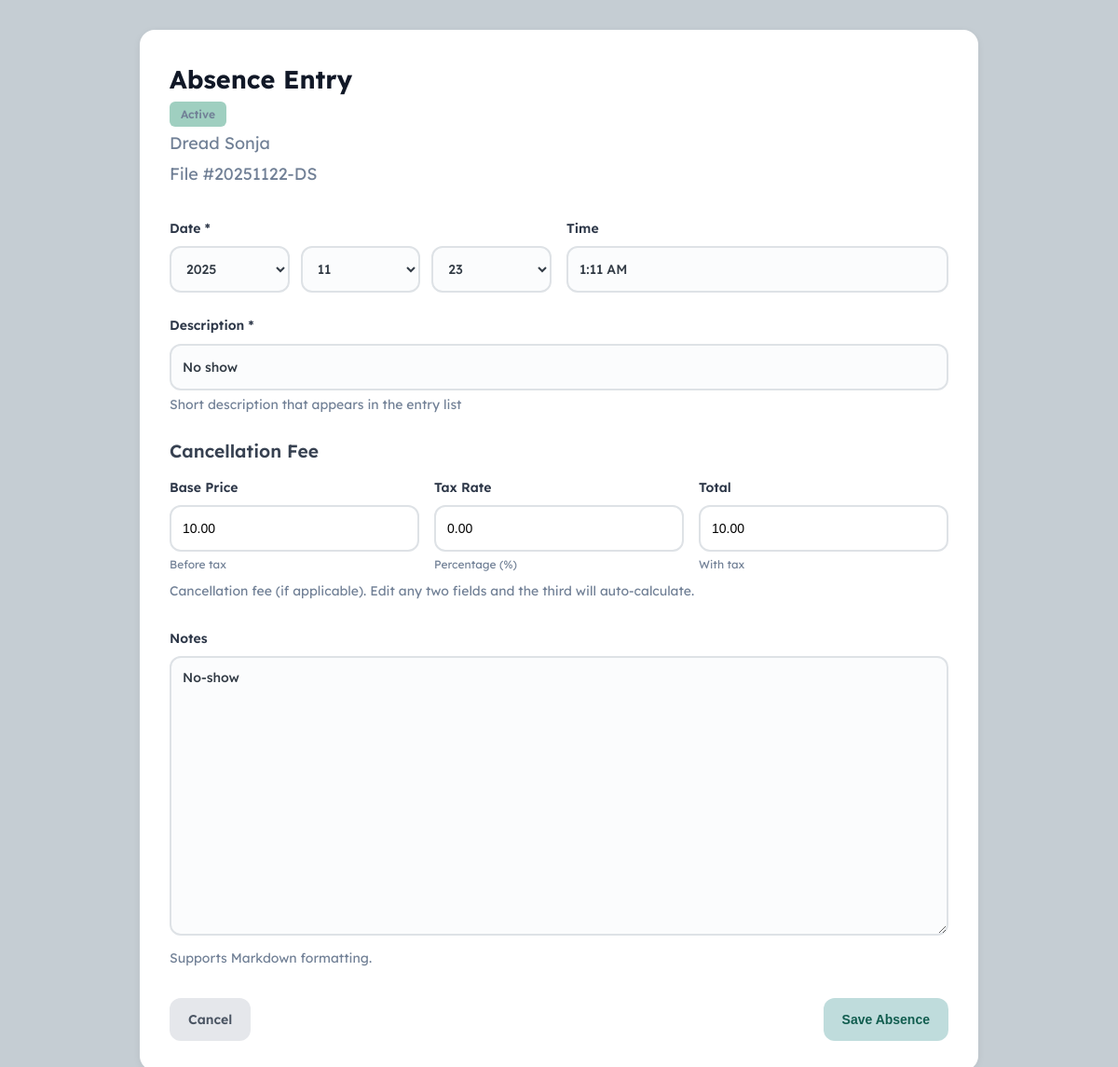
Page /client/2/absence/19 on the committed database.
### tables this page shows
CREATE TABLE client_types (
                id INTEGER PRIMARY KEY AUTOINCREMENT,
                name TEXT UNIQUE NOT NULL,
                color TEXT NOT NULL,
                color_name TEXT,
                bubble_color TEXT,
                retention_period INTEGER,
                is_system INTEGER DEFAULT 0,
                is_system_locked INTEGER DEFAULT 0,
                created_at INTEGER NOT NULL,
                modified_at INTEGER NOT NULL
            );

CREATE TABLE clients (
                id INTEGER PRIMARY KEY AUTOINCREMENT,
                file_number TEXT UNIQUE NOT NULL,
                first_name TEXT NOT NULL,
                middle_name TEXT,
                last_name TEXT NOT NULL,
                type_id INTEGER NOT NULL,
                session_offset INTEGER DEFAULT 0,
                created_at INTEGER NOT NULL,
                modified_at INTEGER NOT NULL,
                is_deleted INTEGER DEFAULT 0,
                FOREIGN KEY (type_id) REFERENCES client_types(id)
            );

CREATE TABLE entries (
                id INTEGER PRIMARY KEY AUTOINCREMENT,
                client_id INTEGER,
                class TEXT NOT NULL,
                created_at INTEGER NOT NULL,
                modified_at INTEGER NOT NULL,
                
                -- Common fields
                description TEXT,
                content TEXT,
                
                -- Profile-specific fields
                email TEXT,
                phone TEXT,
                home_phone TEXT,
                work_phone TEXT,
                text_number TEXT,
                address TEXT,
                date_of_birth TEXT,
                preferred_contact TEXT,
                ok_to_leave_message TEXT,
                emergency_contact_name TEXT,
                emergency_contact_phone TEXT,
                emergency_contact_relationship TEXT,
                referral_source TEXT,
                additional_info TEXT,
                
                -- Profile fee fields (primary individual session fees)
                fee_override_base REAL,
                fee_override_tax_rate REAL,
                fee_override_total REAL,
                default_session_duration INTEGER,
                
                -- Profile guardian/billing fields
                is_minor INTEGER DEFAULT 0,
                guardian1_name TEXT,
                guardian1_email TEXT,
                guardian1_phone TEXT,
                guardian1_address TEXT,
                guardian1_pays_percent INTEGER DEFAULT 100,
                has_guardian2 INTEGER DEFAULT 0,
                guardian2_name TEXT,
                guardian2_email TEXT,
                guardian2_phone TEXT,
                guardian2_address TEXT,
                guardian2_pays_percent INTEGER DEFAULT 0,
                
                -- Session-specific fields
                modality TEXT,
                format TEXT,
                session_number INTEGER,
                service TEXT,
                session_date INTEGER,
                session_time TEXT,
                duration INTEGER,
                base_fee REAL,
                tax_rate REAL,
                fee REAL,
                is_consultation INTEGER DEFAULT 0,
                is_pro_bono INTEGER DEFAULT 0,
                mood TEXT,
                affect TEXT,
                risk_assessment TEXT,
                
                -- Communication-specific fields
                comm_recipient TEXT,
                comm_type TEXT,
                comm_date INTEGER,
                comm_time TEXT,
                
                -- Absence-specific fields
                absence_date INTEGER,
                absence_time TEXT,
                
                -- Item-specific fields
                item_date INTEGER,
                item_time TEXT,
                base_price REAL,
                
                -- Upload-specific fields
                upload_date INTEGER,
                upload_time TEXT,
                
                 -- Ledger-specific fields (Income/Expense entries)
                ledger_date INTEGER,
                ledger_type TEXT,
                source TEXT,
                payee_id INTEGER,
                category_id INTEGER,
                base_amount REAL,
                tax_amount REAL,
                total_amount REAL,
                statement_id INTEGER,
                
                -- Statement-specific fields
                statement_total REAL,
                payment_status TEXT,
                payment_notes TEXT,
                date_sent INTEGER,
                date_paid INTEGER,
                is_void INTEGER DEFAULT 0,
                
                -- Edit tracking
                edit_history TEXT,
                locked INTEGER DEFAULT 0,
                locked_at INTEGER,
                
                FOREIGN KEY (client_id) REFERENCES clients(id)
            );

### web/blueprints/entries.py (the view, shortened to what this page needs)
@entries_bp.route('/client/<int:client_id>/absence/<int:entry_id>', methods=['GET', 'POST'])
def edit_absence(client_id, entry_id):
    client = db.get_client(client_id)
    if not client:
        return "Client not found", 404
    client_type = db.get_client_type(client['type_id'])
    absence = db.get_entry(entry_id)
    if not absence or absence['class'] != 'absence':
        return "Absence not found", 404
    absence_date = datetime.fromtimestamp(absence['absence_date']).strftime('%Y-%m-%d') if absence.get('absence_date') else None
    is_locked = db.is_entry_locked(entry_id)
    edit_history = db.get_edit_history(entry_id) if is_locked else []
    return render_template('entry_forms/absence.html',
                        client=client,
                        client_type=client_type,
                        entry=absence,
                        absence_date=absence_date,
                        is_edit=True,
                        is_locked=is_locked,
                        edit_history=edit_history)

### web/templates/entry_forms/absence.html (shortened to what this page needs)
{% extends "base.html" %}
{% block extra_css %}
<link rel="stylesheet" href="{{ url_for('static', filename='css/absence.css') }}">
{% endblock %}
{% block content %}
<div class="card" style="max-width: 900px; margin: 0 auto;">
    <div style="display: flex; justify-content: space-between; align-items: start; margin-bottom: 2rem;">
        <div>
            <h2>Absence Entry</h2>
            <div style="color: #718096;">
                <div style="margin-bottom: 0.25rem;">
                    <span class="type-badge" style="background-color: {{ client_type['color'] }}">
                        {{ client_type['name'] }}
                    </span>
                </div>
                <div style="margin-bottom: 0.25rem;">
                    {{ client['first_name'] }} {% if client['middle_name'] %}{{ client['middle_name'] }}{% endif %} {{ client['last_name'] }}
                </div>
                <div>
                    File #{{ client['file_number'] }}
                </div>
            </div>
        </div>
    </div>
    <form method="POST">
        <div style="display: grid; grid-template-columns: 1fr 1fr; gap: 1rem; margin-bottom: 1.5rem;">
            <div class="form-group" style="margin-bottom: 0;">
                <label for="absence_date">Date *</label>
                <div class="date-input-group">
                    <select id="date_year" name="date_year" required>
                        {% for year in range(2025, 2019, -1) %}
                        <option value="{{ year }}" {% if entry and absence_date and absence_date[:4] == year|string %}selected{% elif not is_edit and today[:4] == year|string %}selected{% endif %}>{{ year }}</option>
                        {% endfor %}
                    </select>
                    <select id="date_month" name="date_month" required>
                        {% for month in range(1, 13) %}
                        <option value="{{ '%02d'|format(month) }}" {% if entry and absence_date and absence_date[5:7] == '%02d'|format(month) %}selected{% elif not is_edit and today[5:7] == '%02d'|format(month) %}selected{% endif %}>{{ '%02d'|format(month) }}</option>
                        {% endfor %}
                    </select>
                    <select id="date_day" name="date_day" required>
                        {% for day in range(1, 32) %}
                        <option value="{{ '%02d'|format(day) }}" {% if entry and absence_date and absence_date[8:10] == '%02d'|format(day) %}selected{% elif not is_edit and today[8:10] == '%02d'|format(day) %}selected{% endif %}>{{ '%02d'|format(day) }}</option>
                        {% endfor %}
                    </select>
                </div>
            </div>
            <div class="form-group" style="margin-bottom: 0;">
                <label for="absence_time">Time</label>
                <input type="text"
                       id="absence_time"
                       name="absence_time"
                       value="{{ entry.absence_time if entry else '' }}"
                       placeholder="e.g., 2:00 PM">
            </div>
        </div>
        <div class="form-group">
            <label for="description">Description *</label>
            <input type="text"
                   id="description"
                   name="description"
                   value="{{ entry.description if entry else '' }}"
                   placeholder="Brief summary (e.g., 'Cancelled - sick', 'No-show')"
                   required>
            <div class="helper-text">Short description that appears in the entry list</div>
        </div>
        <h3 class="section-heading">Cancellation Fee</h3>
        <div class="fee-grid">
            <div class="fee-field">
                <label for="base_price">Base Price</label>
                <input type="number" id="base_price" name="base_price"
                    step="0.01" min="0"
                    value="{{ '%.2f'|format(entry.base_price) if entry and entry.base_price else '0.00' }}"
                    placeholder="0.00"
                    oninput="calculateAbsenceFee('base')"
                    onblur="formatToTwoDecimals(this)">
                <small>Before tax</small>
            </div>
            <div class="fee-field">
                <label for="tax_rate">Tax Rate</label>
                <input type="number" id="tax_rate" name="tax_rate"
                    step="0.01" min="0" max="100"
                    value="{{ '%.2f'|format(entry.tax_rate) if entry and entry.tax_rate else '0.00' }}"
                    placeholder="0.00"
                    oninput="calculateAbsenceFee('tax')"
                    onblur="formatToTwoDecimals(this)">
                <small>Percentage (%)</small>
            </div>
            <div class="fee-field">
                <label for="fee">Total</label>
                <input type="number" id="fee" name="fee"
                    step="0.01" min="0"
                    value="{{ '%.2f'|format(entry.fee) if entry and entry.fee else '0.00' }}"
                    placeholder="0.00"
                    oninput="calculateAbsenceFee('total')"
                    onblur="formatToTwoDecimals(this)">
                <small>With tax</small>
            </div>
        </div>
        <p style="margin-bottom:2em" class="helper-text">Cancellation fee (if applicable). Edit any two fields and the third will auto-calculate.</p>
        <div class="form-group">
            <label for="content">Notes</label>
            <textarea id="content"
                      name="content"
                      placeholder="Additional notes about the absence...">{{ entry.content if entry else '' }}</textarea>
            <div class="helper-text">
                Supports Markdown formatting.
            </div>
        </div>
        <div class="form-actions" style="display: flex; justify-content: space-between; align-items: center; margin-top: 2rem;">
            <a href="{{ url_for('clients.client_file', client_id=client['id']) }}" class="btn btn-secondary">Cancel</a>
            <button type="submit" class="btn">Save Absence</button>
        </div>
    </form>
</div>
{% endblock %}

### rows in the picture
client_types: name "Active"
clients: first_name "Dread", last_name "Sonja", file_number "20251122-DS"
entries: absence_time "1:11 AM", description "No show", base_price "10.00", tax_rate "0.00", fee "10.00", content "No-show"

### other values in the picture
form field date_year "2025"
form field date_month "11"
form field date_day "23"
